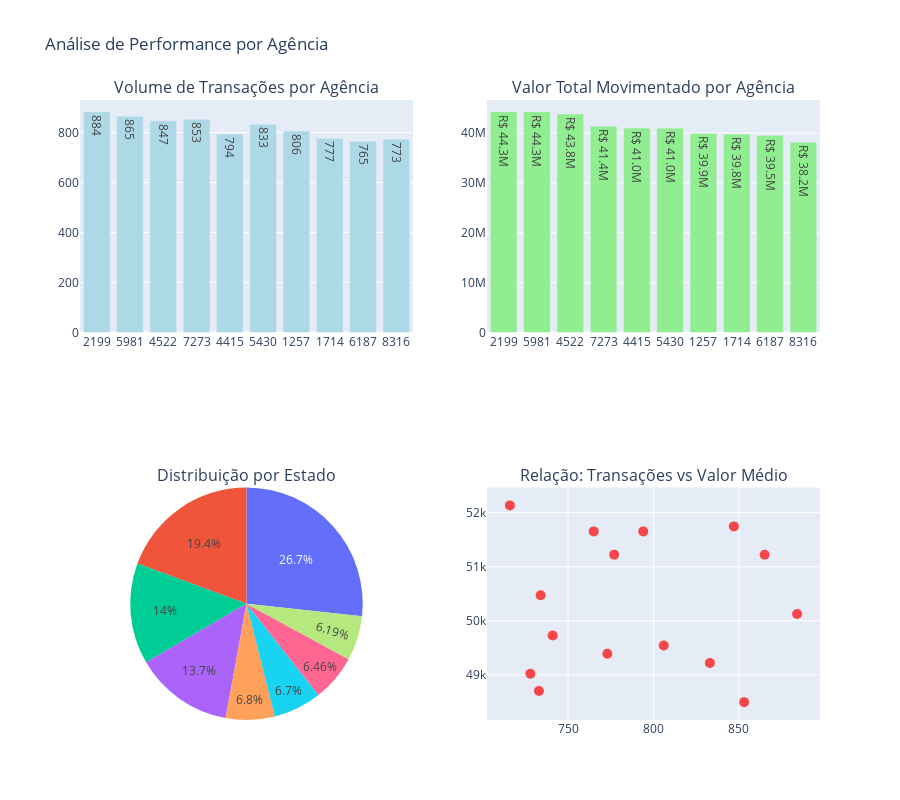

Notebook code cell kept with this figure:
### Code cell
# Consulta 1: Performance de movimentações por agência
query_1 = f"""
SELECT 
    a.codigo_agencia,
    a.nome as nome_agencia,
    a.cidade,
    a.estado,
    COUNT(t.id_transacao) as total_transacoes,
    SUM(t.valor) as valor_total_movimentado,
    AVG(t.valor) as valor_medio_transacao,
    COUNT(DISTINCT c.id_conta) as contas_ativas,
    COUNT(DISTINCT cl.id_cliente) as clientes_unicos
FROM "{TARGET_SCHEMA}".agencias a
LEFT JOIN "{TARGET_SCHEMA}".contas c ON a.codigo_agencia = c.codigo_agencia
LEFT JOIN "{TARGET_SCHEMA}".clientes cl ON c.id_cliente = cl.id_cliente
LEFT JOIN "{TARGET_SCHEMA}".transacoes t ON c.id_conta = t.id_conta
GROUP BY a.codigo_agencia, a.nome, a.cidade, a.estado
HAVING COUNT(t.id_transacao) > 0
ORDER BY valor_total_movimentado DESC
LIMIT 15;
"""

resultado_1 = pd.read_sql(query_1, engine)

print("🏦 TOP 15 AGÊNCIAS POR MOVIMENTAÇÃO FINANCEIRA")
print("=" * 80)
print(f"{'Agência':<8} {'Cidade':<15} {'UF':<3} {'Transações':<10} {'Valor Total':<15} {'Valor Médio':<12}")
print("-" * 80)

for _, row in resultado_1.head(10).iterrows():
    print(f"{row['codigo_agencia']:<8} {row['cidade'][:14]:<15} {row['estado']:<3} "
          f"{row['total_transacoes']:>8,} {row['valor_total_movimentado']:>14,.0f} "
          f"{row['valor_medio_transacao']:>11,.0f}")

# Visualização interativa com Plotly
fig = make_subplots(
    rows=2, cols=2,
    subplot_titles=(
        'Volume de Transações por Agência',
        'Valor Total Movimentado por Agência', 
        'Distribuição por Estado',
        'Relação: Transações vs Valor Médio'
    ),
    specs=[[{"type": "bar"}, {"type": "bar"}],
           [{"type": "pie"}, {"type": "scatter"}]]
)

# Gráfico 1: Volume de transações
fig.add_trace(
    go.Bar(
        x=resultado_1.head(10)['codigo_agencia'],
        y=resultado_1.head(10)['total_transacoes'],
        name='Transações',
        text=resultado_1.head(10)['total_transacoes'],
        textposition='auto',
        marker_color='lightblue'
    ),
    row=1, col=1
)

# Gráfico 2: Valor total
fig.add_trace(
    go.Bar(
        x=resultado_1.head(10)['codigo_agencia'],
        y=resultado_1.head(10)['valor_total_movimentado'],
        name='Valor Total',
        text=[f'R$ {x/1e6:.1f}M' for x in resultado_1.head(10)['valor_total_movimentado']],
        textposition='auto',
        marker_color='lightgreen'
    ),
    row=1, col=2
)

# Gráfico 3: Distribuição por estado
estado_dist = resultado_1.groupby('estado')['total_transacoes'].sum().reset_index()
fig.add_trace(
    go.Pie(
        labels=estado_dist['estado'],
        values=estado_dist['total_transacoes'],
        name='Estados'
    ),
    row=2, col=1
)

# Gráfico 4: Scatter plot
fig.add_trace(
    go.Scatter(
        x=resultado_1['total_transacoes'],
        y=resultado_1['valor_medio_transacao'],
        mode='markers',
        text=resultado_1['codigo_agencia'],
        name='Agências',
        marker=dict(size=10, color='red', opacity=0.7)
    ),
    row=2, col=2
)

fig.update_layout(height=800, showlegend=False, title_text="Análise de Performance por Agência")
fig.show()

print(f"\n📈 Resumo:")
print(f"• Agência mais ativa: {resultado_1.iloc[0]['nome_agencia']} ({resultado_1.iloc[0]['codigo_agencia']})")
print(f"• Total movimentado: R$ {resultado_1.iloc[0]['valor_total_movimentado']:,.2f}")
print(f"• Estados com mais transações: {', '.join(estado_dist.head(3)['estado'].tolist())}")

### Figure 1 — Plotly figure (JSON) as saved in the notebook; plotly's stock layout.template omitted (floating-point values rounded to 4 significant figures)
{"data": [{"marker": {"color": "lightblue"}, "name": "Transações", "text": [884.0, 865.0, 847.0, 853.0, 794.0, 833.0, 806.0, 777.0, 765.0, 773.0], "textposition": "auto", "type": "bar", "x": ["2199", "5981", "4522", "7273", "4415", "5430", "1257", "1714", "6187", "8316"], "xaxis": "x", "y": [884, 865, 847, 853, 794, 833, 806, 777, 765, 773], "yaxis": "y"}, {"marker": {"color": "lightgreen"}, "name": "Valor Total", "text": ["R$ 44.3M", "R$ 44.3M", "R$ 43.8M", "R$ 41.4M", "R$ 41.0M", "R$ 41.0M", "R$ 39.9M", "R$ 39.8M", "R$ 39.5M", "R$ 38.2M"], "textposition": "auto", "type": "bar", "x": ["2199", "5981", "4522", "7273", "4415", "5430", "1257", "1714", "6187", "8316"], "xaxis": "x2", "y": [44310000.0, 44310000.0, 43830000.0, 41370000.0, 41010000.0, 41000000.0, 39930000.0, 39800000.0, 39520000.0, 38180000.0], "yaxis": "y2"}, {"domain": {"x": [0, 0.45], "y": [0, 0.375]}, "labels": ["AP", "CE", "MT", "PB", "RJ", "RN", "RS", "SP"], "name": "Estados", "type": "pie", "values": [765, 733, 806, 1661, 1626, 794, 2297, 3167]}, {"marker": {"color": "red", "opacity": 0.7, "size": 10}, "mode": "markers", "name": "Agências", "text": ["2199", "5981", "4522", "7273", "4415", "5430", "1257", "1714", "6187", "8316", "3913", "4593", "4123", "1971", "6319"], "type": "scatter", "x": [884, 865, 847, 853, 794, 833, 806, 777, 765, 773, 716, 734, 741, 733, 728], "xaxis": "x3", "y": [50130.0, 51220.0, 51750.0, 48500.0, 51650.0, 49220.0, 49540.0, 51220.0, 51650.0, 49390.0, 52130.0, 50470.0, 49730.0, 48700.0, 49020.0], "yaxis": "y3"}], "layout": {"annotations": [{"font": {"size": 16}, "showarrow": false, "text": "Volume de Transações por Agência", "x": 0.225, "xanchor": "center", "xref": "paper", "y": 1, "yanchor": "bottom", "yref": "paper"}, {"font": {"size": 16}, "showarrow": false, "text": "Valor Total Movimentado por Agência", "x": 0.775, "xanchor": "center", "xref": "paper", "y": 1, "yanchor": "bottom", "yref": "paper"}, {"font": {"size": 16}, "showarrow": false, "text": "Distribuição por Estado", "x": 0.225, "xanchor": "center", "xref": "paper", "y": 0.375, "yanchor": "bottom", "yref": "paper"}, {"font": {"size": 16}, "showarrow": false, "text": "Relação: Transações vs Valor Médio", "x": 0.775, "xanchor": "center", "xref": "paper", "y": 0.375, "yanchor": "bottom", "yref": "paper"}], "height": 800, "showlegend": false, "title": {"text": "Análise de Performance por Agência"}, "xaxis": {"anchor": "y", "domain": [0, 0.45]}, "xaxis2": {"anchor": "y2", "domain": [0.55, 1]}, "xaxis3": {"anchor": "y3", "domain": [0.55, 1]}, "yaxis": {"anchor": "x", "domain": [0.625, 1]}, "yaxis2": {"anchor": "x2", "domain": [0.625, 1]}, "yaxis3": {"anchor": "x3", "domain": [0, 0.375]}}}
